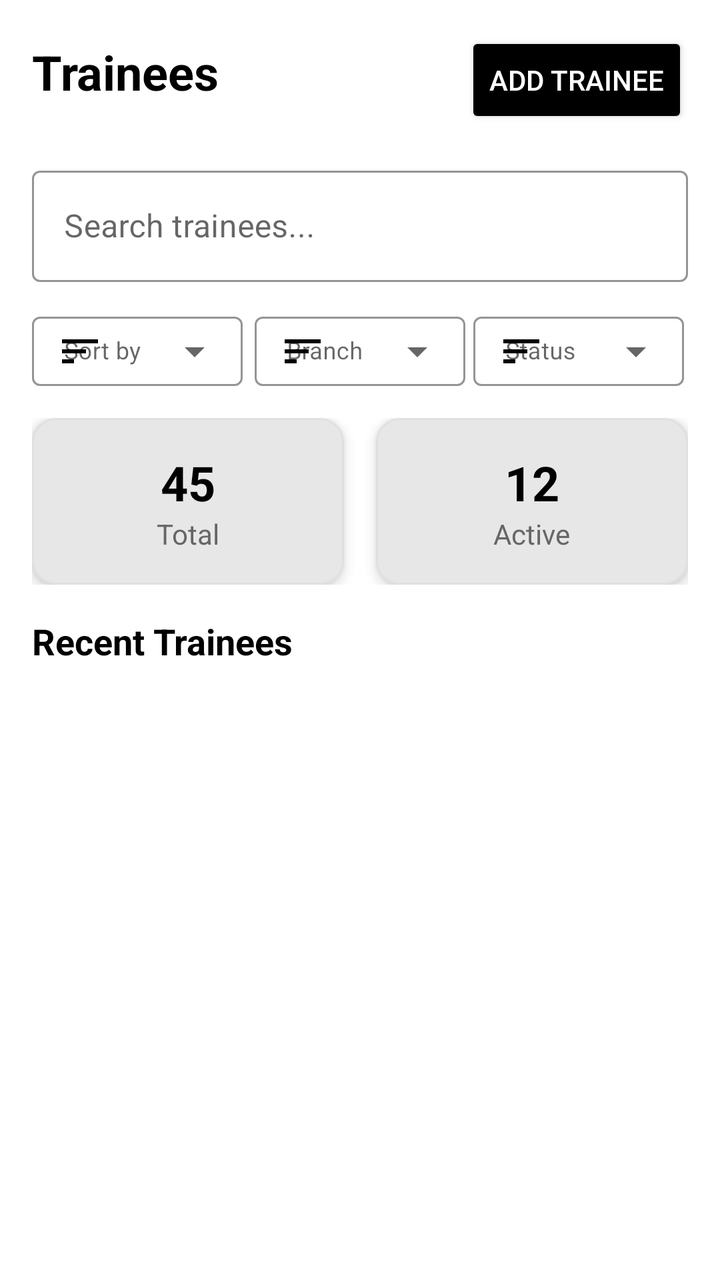
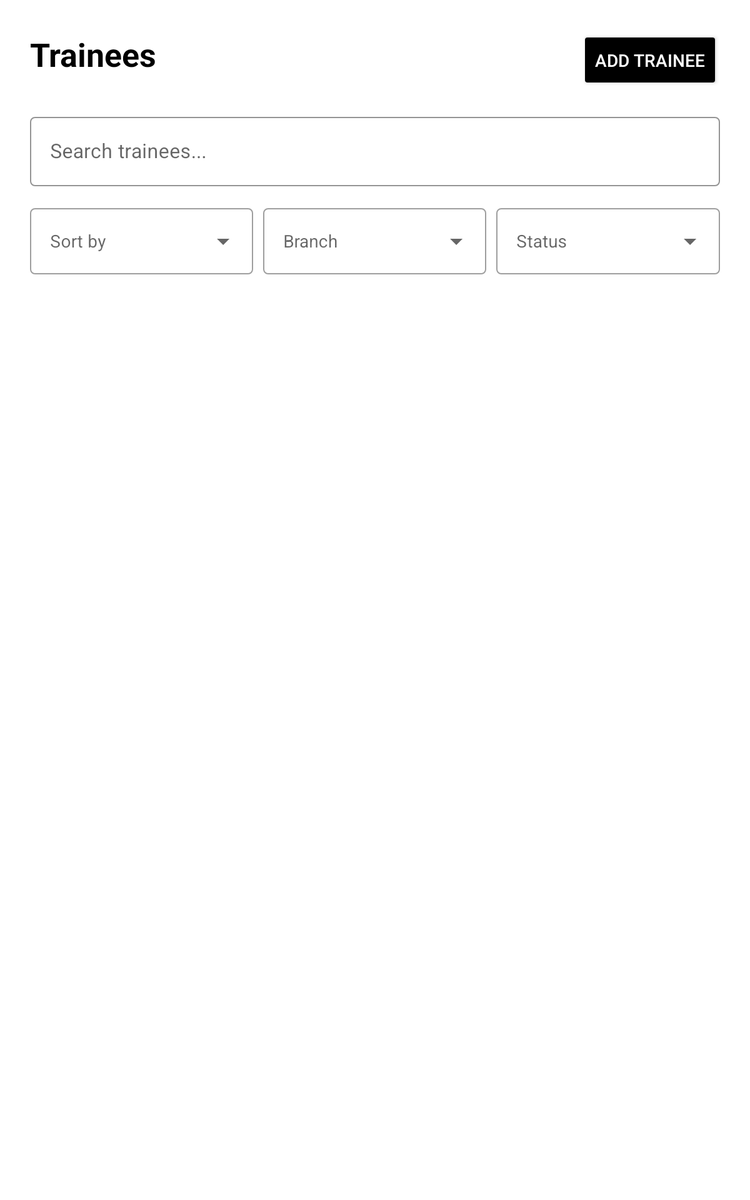

An Android layout and its configuration variant, each rendered on a device that would load it. The default file and the variant file are quoted in full after the pictures.
<!-- AndroidManifest.xml: application theme Theme.Double_dot_demo -->
<!-- res/layout/fragment_trainees.xml -->
<?xml version="1.0" encoding="utf-8"?>
<FrameLayout xmlns:android="http://schemas.android.com/apk/res/android"
    xmlns:app="http://schemas.android.com/apk/res-auto"
    android:layout_width="match_parent"
    android:layout_height="match_parent">

    <androidx.core.widget.NestedScrollView
        android:layout_width="match_parent"
        android:layout_height="match_parent"
        android:background="?android:attr/colorBackground">

        <LinearLayout
            android:layout_width="match_parent"
            android:layout_height="wrap_content"
            android:orientation="vertical"
            android:padding="16dp">

            
            <LinearLayout
                android:layout_width="match_parent"
                android:layout_height="wrap_content"
                android:orientation="horizontal"
                android:layout_marginBottom="16dp">

                <TextView
                    android:layout_width="0dp"
                    android:layout_height="wrap_content"
                    android:layout_weight="1"
                    android:text="Trainees"
                    android:textSize="24sp"
                    android:textStyle="bold"
                    android:textColor="?attr/colorOnSurface" />

                <androidx.appcompat.widget.AppCompatButton
                    android:id="@+id/btnAddTrainee"
                    android:layout_width="wrap_content"
                    android:layout_height="wrap_content"
                    android:text="Add Trainee"
                    android:textSize="14sp"
                    android:backgroundTint="?attr/colorPrimary"
                    android:textColor="?attr/colorOnPrimary" />

            </LinearLayout>

            
            <LinearLayout
                android:layout_width="match_parent"
                android:layout_height="wrap_content"
                android:orientation="vertical"
                android:layout_marginBottom="16dp">

                
                <com.google.android.material.textfield.TextInputLayout
                    android:id="@+id/tilSearch"
                    android:layout_width="match_parent"
                    android:layout_height="wrap_content"
                    android:layout_marginBottom="12dp"
                    android:hint="Search trainees..."
                    app:startIconDrawable="@drawable/ic_search"
                    app:startIconTint="?attr/colorPrimary"
                    app:boxStrokeColor="?attr/colorPrimary"
                    app:hintTextColor="?attr/colorPrimary"
                    style="@style/Widget.MaterialComponents.TextInputLayout.OutlinedBox">

                    <com.google.android.material.textfield.TextInputEditText
                        android:id="@+id/etSearch"
                        android:layout_width="match_parent"
                        android:layout_height="wrap_content"
                        android:inputType="text"
                        android:maxLines="1"
                        android:textColor="?attr/colorOnSurface" />

                </com.google.android.material.textfield.TextInputLayout>

                
                <LinearLayout
                    android:layout_width="match_parent"
                    android:layout_height="wrap_content"
                    android:orientation="horizontal"
                    android:gravity="center_vertical">

                    <com.google.android.material.textfield.TextInputLayout
                        android:id="@+id/tilSortBy"
                        android:layout_width="0dp"
                        android:layout_height="40dp"
                        android:layout_weight="1"
                        android:layout_marginEnd="4dp"
                        android:hint="Sort by"
                        app:startIconDrawable="@drawable/ic_sort"
                        app:startIconTint="?attr/colorPrimary"
                        app:boxStrokeColor="?attr/colorPrimary"
                        app:hintTextColor="?attr/colorPrimary"
                        app:boxStrokeWidth="1dp"
                        style="@style/Widget.MaterialComponents.TextInputLayout.OutlinedBox.ExposedDropdownMenu">

                        <AutoCompleteTextView
                            android:id="@+id/actvSortBy"
                            android:layout_width="match_parent"
                            android:layout_height="match_parent"
                            android:inputType="none"
                            android:textSize="12sp"
                            android:textColor="?attr/colorOnSurface" />

                    </com.google.android.material.textfield.TextInputLayout>

                    <com.google.android.material.textfield.TextInputLayout
                        android:id="@+id/tilBranch"
                        android:layout_width="0dp"
                        android:layout_height="40dp"
                        android:layout_weight="1"
                        android:layout_marginHorizontal="2dp"
                        android:hint="Branch"
                        app:startIconDrawable="@drawable/ic_sort"
                        app:startIconTint="?attr/colorPrimary"
                        app:boxStrokeColor="?attr/colorPrimary"
                        app:hintTextColor="?attr/colorPrimary"
                        app:boxStrokeWidth="1dp"
                        style="@style/Widget.MaterialComponents.TextInputLayout.OutlinedBox.ExposedDropdownMenu">

                        <AutoCompleteTextView
                            android:id="@+id/actvBranch"
                            android:layout_width="match_parent"
                            android:layout_height="match_parent"
                            android:inputType="none"
                            android:textSize="12sp"
                            android:textColor="?attr/colorOnSurface" />

                    </com.google.android.material.textfield.TextInputLayout>

                    <com.google.android.material.textfield.TextInputLayout
                        android:id="@+id/tilStatus"
                        android:layout_width="0dp"
                        android:layout_height="40dp"
                        android:layout_weight="1"
                        android:layout_marginHorizontal="2dp"
                        android:hint="Status"
                        app:startIconDrawable="@drawable/ic_sort"
                        app:startIconTint="?attr/colorPrimary"
                        app:boxStrokeColor="?attr/colorPrimary"
                        app:hintTextColor="?attr/colorPrimary"
                        app:boxStrokeWidth="1dp"
                        style="@style/Widget.MaterialComponents.TextInputLayout.OutlinedBox.ExposedDropdownMenu">

                        <AutoCompleteTextView
                            android:id="@+id/actvStatus"
                            android:layout_width="match_parent"
                            android:layout_height="match_parent"
                            android:inputType="none"
                            android:textSize="12sp"
                            android:textColor="?attr/colorOnSurface" />

                    </com.google.android.material.textfield.TextInputLayout>

                </LinearLayout>

            </LinearLayout>

            
            <LinearLayout
                android:layout_width="match_parent"
                android:layout_height="wrap_content"
                android:orientation="horizontal"
                android:layout_marginBottom="16dp">

                <com.google.android.material.card.MaterialCardView
                    android:layout_width="0dp"
                    android:layout_height="wrap_content"
                    android:layout_weight="1"
                    android:layout_marginEnd="8dp"
                    app:cardCornerRadius="12dp"
                    app:cardElevation="4dp"
                    app:cardBackgroundColor="?attr/colorSurface">

                    <LinearLayout
                        android:layout_width="match_parent"
                        android:layout_height="wrap_content"
                        android:orientation="vertical"
                        android:padding="16dp"
                        android:gravity="center">

                        <TextView
                            android:id="@+id/tvTotalCount"
                            android:layout_width="wrap_content"
                            android:layout_height="wrap_content"
                            android:text="45"
                            android:textSize="24sp"
                            android:textStyle="bold"
                            android:textColor="?attr/colorPrimary" />

                        <TextView
                            android:layout_width="wrap_content"
                            android:layout_height="wrap_content"
                            android:text="Total"
                            android:textSize="14sp"
                            android:textColor="?attr/colorOnSurfaceVariant" />

                    </LinearLayout>

                </com.google.android.material.card.MaterialCardView>

                <com.google.android.material.card.MaterialCardView
                    android:layout_width="0dp"
                    android:layout_height="wrap_content"
                    android:layout_weight="1"
                    android:layout_marginStart="8dp"
                    app:cardCornerRadius="12dp"
                    app:cardElevation="4dp"
                    app:cardBackgroundColor="?attr/colorSurface">

                    <LinearLayout
                        android:layout_width="match_parent"
                        android:layout_height="wrap_content"
                        android:orientation="vertical"
                        android:padding="16dp"
                        android:gravity="center">

                        <TextView
                            android:id="@+id/tvActiveCount"
                            android:layout_width="wrap_content"
                            android:layout_height="wrap_content"
                            android:text="12"
                            android:textSize="24sp"
                            android:textStyle="bold"
                            android:textColor="?attr/colorPrimary" />

                        <TextView
                            android:layout_width="wrap_content"
                            android:layout_height="wrap_content"
                            android:text="Active"
                            android:textSize="14sp"
                            android:textColor="?attr/colorOnSurfaceVariant" />

                    </LinearLayout>

                </com.google.android.material.card.MaterialCardView>

            </LinearLayout>

            
            <TextView
                android:layout_width="wrap_content"
                android:layout_height="wrap_content"
                android:text="Recent Trainees"
                android:textSize="18sp"
                android:textStyle="bold"
                android:textColor="?attr/colorOnSurface"
                android:layout_marginBottom="12dp" />

            
            <androidx.recyclerview.widget.RecyclerView
                android:id="@+id/recyclerViewTrainees"
                android:layout_width="match_parent"
                android:layout_height="wrap_content" />

        </LinearLayout>

    </androidx.core.widget.NestedScrollView>

    
    <include
        android:id="@+id/loadingOverlay"
        layout="@layout/loading_overlay" />

</FrameLayout>
<!-- res/layout/loading_overlay.xml (included above) -->
<?xml version="1.0" encoding="utf-8"?>
<FrameLayout xmlns:android="http://schemas.android.com/apk/res/android"
    android:id="@+id/loadingOverlay"
    android:layout_width="match_parent"
    android:layout_height="match_parent"
    android:background="#80000000"
    android:clickable="true"
    android:focusable="true"
    android:visibility="gone">

    <LinearLayout
        android:layout_width="wrap_content"
        android:layout_height="wrap_content"
        android:layout_gravity="center"
        android:orientation="vertical"
        android:gravity="center"
        android:background="@drawable/loading_background"
        android:padding="24dp">

        <ImageView
            android:id="@+id/squashBallAnimation"
            android:layout_width="64dp"
            android:layout_height="64dp"
            android:src="@drawable/squash_ball_simple"
            android:contentDescription="Loading animation" />

        <TextView
            android:id="@+id/loadingText"
            android:layout_width="wrap_content"
            android:layout_height="wrap_content"
            android:layout_marginTop="16dp"
            android:text="Loading..."
            android:textColor="@android:color/white"
            android:textSize="16sp"
            android:textStyle="bold" />

    </LinearLayout>

</FrameLayout>
<!-- resources referenced by this layout -->
<resources>
  <!-- drawable ic_sort (drawable) -->
  <vector xmlns:android="http://schemas.android.com/apk/res/android"
      android:width="24dp"
      android:height="24dp"
      android:viewportWidth="24"
      android:viewportHeight="24"
      android:tint="?attr/colorOnSurface">
      <path
          android:fillColor="@android:color/white"
          android:pathData="M3,18h6v-2L3,16v2zM3,6v2h18L21,6L3,6zM3,13h12v-2L3,11v2z"/>
  </vector>
  <!-- drawable loading_background (drawable) -->
  <?xml version="1.0" encoding="utf-8"?>
  <shape xmlns:android="http://schemas.android.com/apk/res/android"
      android:shape="rectangle">
      <solid android:color="#CC333333" />
      <corners android:radius="16dp" />
      <stroke
          android:width="1dp"
          android:color="#FFFFFF" />
  </shape>
  <!-- drawable squash_ball_simple (drawable) -->
  <?xml version="1.0" encoding="utf-8"?>
  <vector xmlns:android="http://schemas.android.com/apk/res/android"
      android:width="48dp"
      android:height="48dp"
      android:viewportWidth="48"
      android:viewportHeight="48">
      
      
      <path
          android:pathData="M24,24m-20,0a20,20 0,1 1,40 0a20,20 0,1 1,-40 0"
          android:fillColor="#FF6B35"
          android:strokeColor="#E55A2B"
          android:strokeWidth="2"/>
          
      
      <path
          android:pathData="M16,16m-2,0a2,2 0,1 1,4 0a2,2 0,1 1,-4 0"
          android:fillColor="#FFFFFF"/>
          
      <path
          android:pathData="M32,16m-2,0a2,2 0,1 1,4 0a2,2 0,1 1,-4 0"
          android:fillColor="#FFFFFF"/>
          
      <path
          android:pathData="M24,28m-2,0a2,2 0,1 1,4 0a2,2 0,1 1,-4 0"
          android:fillColor="#FFFFFF"/>
          
      <path
          android:pathData="M20,22m-1.5,0a1.5,1.5 0,1 1,3 0a1.5,1.5 0,1 1,-3 0"
          android:fillColor="#FFFFFF"/>
          
      <path
          android:pathData="M28,22m-1.5,0a1.5,1.5 0,1 1,3 0a1.5,1.5 0,1 1,-3 0"
          android:fillColor="#FFFFFF"/>
          
  </vector>
  <color name="primary_light">#000000</color>
  <color name="white">#FFFFFF</color>
  <color name="secondary_light">#333333</color>
  <color name="black">#000000</color>
  <color name="background_light">#FFFFFF</color>
  <color name="surface_light">#FFFFFF</color>
  <color name="surface_variant_light">#F5F5F5</color>
  <color name="on_surface_light">#000000</color>
  <color name="text_secondary_light">#666666</color>
  <color name="divider_light">#E0E0E0</color>
  <color name="text_primary_light">#000000</color>
  <color name="accent_light">#666666</color>
</resources>
<!-- res/layout-sw600dp/fragment_trainees.xml (the repository's variant of the layout above) -->
<!-- drawn on a 7-inch tablet held upright -->
<?xml version="1.0" encoding="utf-8"?>
<FrameLayout xmlns:android="http://schemas.android.com/apk/res/android"
    xmlns:app="http://schemas.android.com/apk/res-auto"
    android:layout_width="match_parent"
    android:layout_height="match_parent">

    <androidx.core.widget.NestedScrollView
        android:layout_width="match_parent"
        android:layout_height="match_parent"
        android:background="?android:attr/colorBackground">

        <LinearLayout
            android:layout_width="match_parent"
            android:layout_height="wrap_content"
            android:orientation="vertical"
            android:padding="24dp">

            <LinearLayout
                android:layout_width="match_parent"
                android:layout_height="wrap_content"
                android:orientation="horizontal"
                android:layout_marginBottom="16dp">

                <TextView
                    android:layout_width="0dp"
                    android:layout_height="wrap_content"
                    android:layout_weight="1"
                    android:text="Trainees"
                    android:textSize="26sp"
                    android:textStyle="bold"
                    android:textColor="?attr/colorOnSurface" />

                <androidx.appcompat.widget.AppCompatButton
                    android:id="@+id/btnAddTrainee"
                    android:layout_width="wrap_content"
                    android:layout_height="wrap_content"
                    android:text="Add Trainee"
                    android:textSize="14sp"
                    android:backgroundTint="?attr/colorPrimary"
                    android:textColor="?attr/colorOnPrimary" />

            </LinearLayout>

            <LinearLayout
                android:layout_width="match_parent"
                android:layout_height="wrap_content"
                android:orientation="vertical"
                android:layout_marginBottom="16dp">

                <com.google.android.material.textfield.TextInputLayout
                    android:id="@+id/tilSearch"
                    android:layout_width="match_parent"
                    android:layout_height="wrap_content"
                    android:layout_marginBottom="12dp"
                    android:hint="Search trainees..."
                    app:startIconDrawable="@drawable/ic_search"
                    app:startIconTint="?attr/colorPrimary"
                    app:boxStrokeColor="?attr/colorPrimary"
                    app:hintTextColor="?attr/colorPrimary"
                    style="@style/Widget.MaterialComponents.TextInputLayout.OutlinedBox">

                    <com.google.android.material.textfield.TextInputEditText
                        android:id="@+id/etSearch"
                        android:layout_width="match_parent"
                        android:layout_height="wrap_content"
                        android:inputType="text"
                        android:maxLines="1"
                        android:textColor="?attr/colorOnSurface" />

                </com.google.android.material.textfield.TextInputLayout>

                <LinearLayout
                    android:layout_width="match_parent"
                    android:layout_height="wrap_content"
                    android:orientation="horizontal"
                    android:gravity="center_vertical">

                    <com.google.android.material.textfield.TextInputLayout
                        android:id="@+id/tilSortBy"
                        android:layout_width="0dp"
                        android:layout_height="wrap_content"
                        android:layout_weight="1"
                        android:layout_marginEnd="8dp"
                        android:hint="Sort by"
                        style="@style/Widget.MaterialComponents.TextInputLayout.OutlinedBox.ExposedDropdownMenu">

                        <AutoCompleteTextView
                            android:id="@+id/actvSortBy"
                            android:layout_width="match_parent"
                            android:layout_height="wrap_content"
                            android:inputType="none"
                            android:textSize="14sp" />
                    </com.google.android.material.textfield.TextInputLayout>

                    <com.google.android.material.textfield.TextInputLayout
                        android:id="@+id/tilBranch"
                        android:layout_width="0dp"
                        android:layout_height="wrap_content"
                        android:layout_weight="1"
                        android:layout_marginEnd="8dp"
                        android:hint="Branch"
                        style="@style/Widget.MaterialComponents.TextInputLayout.OutlinedBox.ExposedDropdownMenu">

                        <AutoCompleteTextView
                            android:id="@+id/actvBranch"
                            android:layout_width="match_parent"
                            android:layout_height="wrap_content"
                            android:inputType="none"
                            android:textSize="14sp" />
                    </com.google.android.material.textfield.TextInputLayout>

                    <com.google.android.material.textfield.TextInputLayout
                        android:id="@+id/tilStatus"
                        android:layout_width="0dp"
                        android:layout_height="wrap_content"
                        android:layout_weight="1"
                        android:hint="Status"
                        style="@style/Widget.MaterialComponents.TextInputLayout.OutlinedBox.ExposedDropdownMenu">

                        <AutoCompleteTextView
                            android:id="@+id/actvStatus"
                            android:layout_width="match_parent"
                            android:layout_height="wrap_content"
                            android:inputType="none"
                            android:textSize="14sp" />
                    </com.google.android.material.textfield.TextInputLayout>
                </LinearLayout>
            </LinearLayout>

            <androidx.recyclerview.widget.RecyclerView
                android:id="@+id/recyclerViewTrainees"
                android:layout_width="match_parent"
                android:layout_height="wrap_content" />
        </LinearLayout>

    </androidx.core.widget.NestedScrollView>

    <include
        android:id="@+id/loadingOverlay"
        layout="@layout/loading_overlay" />

</FrameLayout>
<!-- resources referenced by the variant -->
<!-- as a 7-inch tablet held upright resolves them -->
<resources>
  <!-- drawable loading_background (drawable) -->
  <?xml version="1.0" encoding="utf-8"?>
  <shape xmlns:android="http://schemas.android.com/apk/res/android"
      android:shape="rectangle">
      <solid android:color="#CC333333" />
      <corners android:radius="16dp" />
      <stroke
          android:width="1dp"
          android:color="#FFFFFF" />
  </shape>
  <!-- drawable squash_ball_simple (drawable) -->
  <?xml version="1.0" encoding="utf-8"?>
  <vector xmlns:android="http://schemas.android.com/apk/res/android"
      android:width="48dp"
      android:height="48dp"
      android:viewportWidth="48"
      android:viewportHeight="48">
      
      
      <path
          android:pathData="M24,24m-20,0a20,20 0,1 1,40 0a20,20 0,1 1,-40 0"
          android:fillColor="#FF6B35"
          android:strokeColor="#E55A2B"
          android:strokeWidth="2"/>
          
      
      <path
          android:pathData="M16,16m-2,0a2,2 0,1 1,4 0a2,2 0,1 1,-4 0"
          android:fillColor="#FFFFFF"/>
          
      <path
          android:pathData="M32,16m-2,0a2,2 0,1 1,4 0a2,2 0,1 1,-4 0"
          android:fillColor="#FFFFFF"/>
          
      <path
          android:pathData="M24,28m-2,0a2,2 0,1 1,4 0a2,2 0,1 1,-4 0"
          android:fillColor="#FFFFFF"/>
          
      <path
          android:pathData="M20,22m-1.5,0a1.5,1.5 0,1 1,3 0a1.5,1.5 0,1 1,-3 0"
          android:fillColor="#FFFFFF"/>
          
      <path
          android:pathData="M28,22m-1.5,0a1.5,1.5 0,1 1,3 0a1.5,1.5 0,1 1,-3 0"
          android:fillColor="#FFFFFF"/>
          
  </vector>
  <color name="primary_light">#000000</color>
  <color name="white">#FFFFFF</color>
  <color name="secondary_light">#333333</color>
  <color name="black">#000000</color>
  <color name="background_light">#FFFFFF</color>
  <color name="surface_light">#FFFFFF</color>
  <color name="surface_variant_light">#F5F5F5</color>
  <color name="on_surface_light">#000000</color>
  <color name="text_secondary_light">#666666</color>
  <color name="divider_light">#E0E0E0</color>
  <color name="text_primary_light">#000000</color>
  <color name="accent_light">#666666</color>
</resources>
